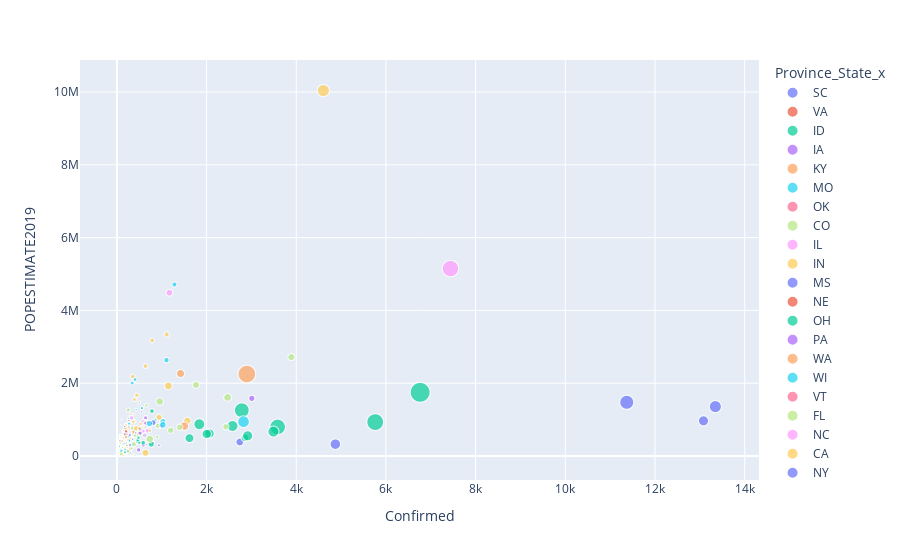

The notebook cell this image was saved under:
### Code cell
## plotly interactive graphs
# ref https://plotly.com/python/ipython-notebook-tutorial/
# ref https://plotly.com/python/getting-started/
# ref https://plotly.com/python/renderers/
df = covid_population_date
fig = px.scatter(df, x="Confirmed", y="POPESTIMATE2019", color="Province_State_x",
                 size='Deaths', hover_data=['Province_State_y'])

fig.show()
